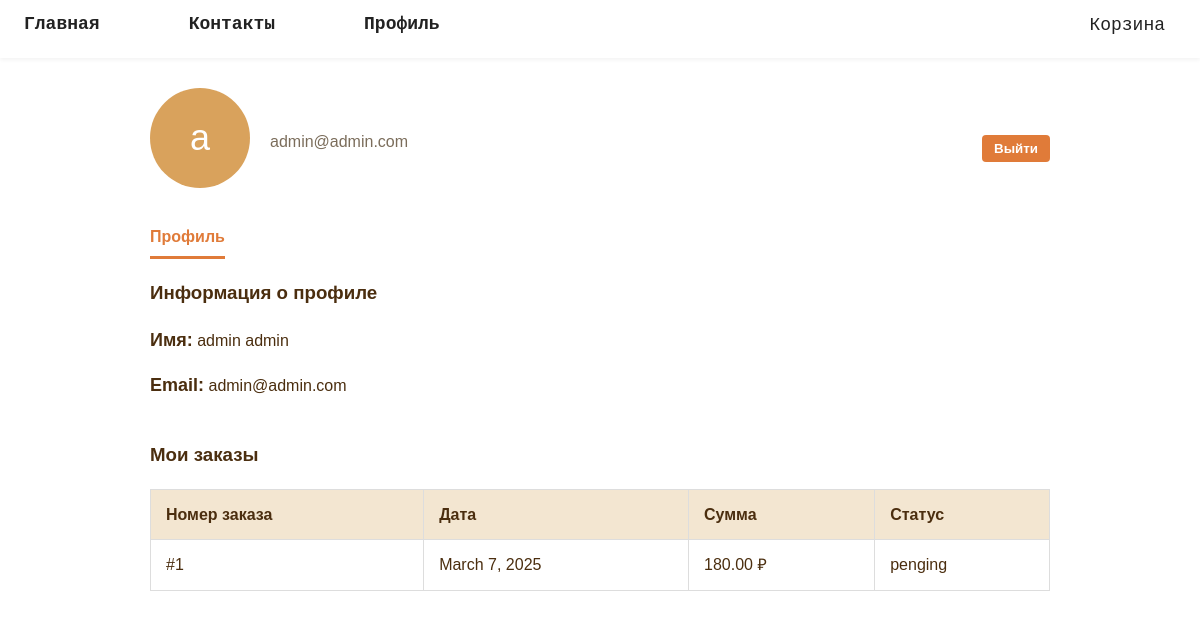
The app's page /profile/ (signed in), older data.
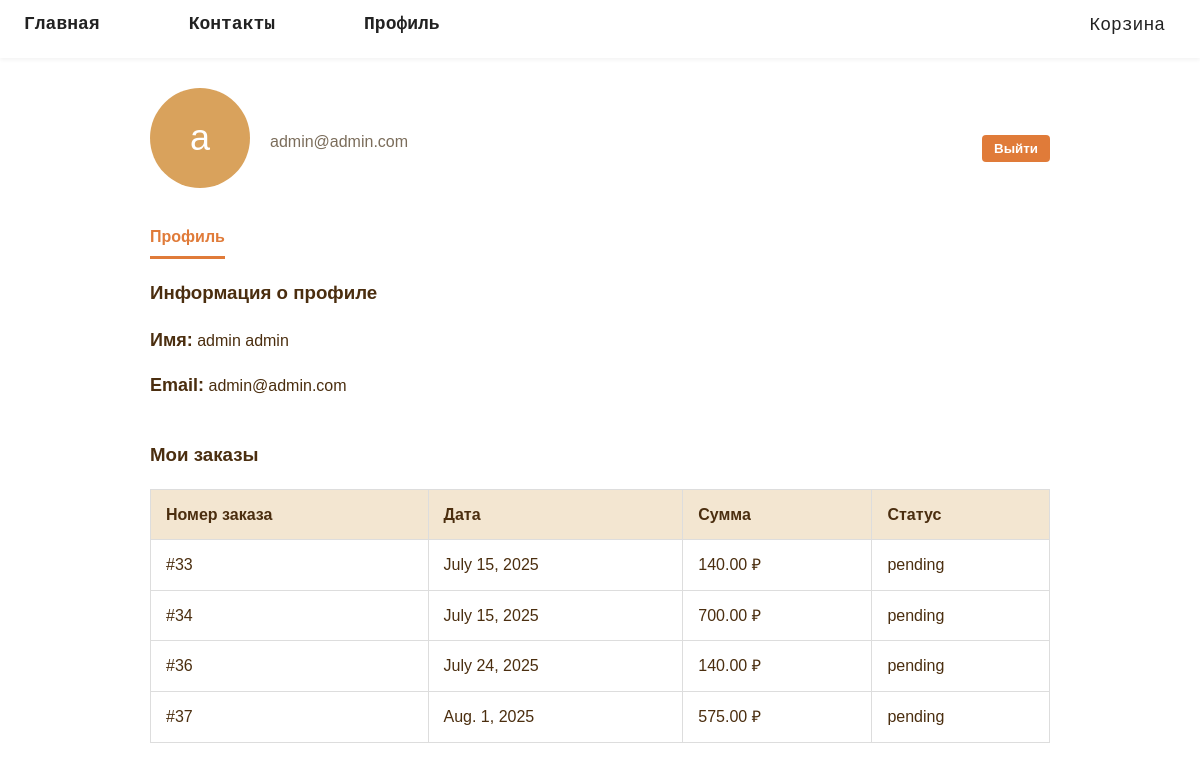
The same page, newer data.
### order/models.py (models this page shows, shortened)
class Order(models.Model):
    STATUS = [
        ('penging', 'В Обработке'),
        ('paid', 'Оплачен'),
        ('canceled', 'Отменён'),
        ('deliveres', 'Доставлен'),
        ('on the way', 'В Пути')
    ]
    user = models.ForeignKey(CustomUser, on_delete=models.CASCADE)
    created = models.DateField(auto_now_add=True)
    total_price = models.DecimalField(max_digits=10, decimal_places=2)
    status = models.CharField(max_length=30, choices=STATUS, default='pending')
    address = models.ForeignKey(Addresses, on_delete=models.CASCADE)

### main/views.py (the view)
# urls.py: path('profile/', views.profile, name='profile'),
def profile(request):
    orders = Order.objects.filter(user=request.user)
    return render(request, 'accounts/profile.html',
                  {'orders': orders})

### templates/accounts/profile.html (shortened to what this page needs)
{% extends "_base.html" %}
{% block content %}
<body>
  <div class="container">
    <div class="profile">
      <div class="avatar">{{ user.first_name|slice:":1" }}</div>
      <div class="profile-info">
        <p>{{ user.email }}</p>
      </div>
      <form method="post" action="{% url 'logout' %}">
        <button class="btn-logout" type="submit">Выйти</button>
      </form>
    </div>
    <nav>
      <ul>
        <li><a href="#" class="active">Профиль</a></li>
      </ul>
    </nav>
    <section class="profile-info-section">
      <h3>Информация о профиле</h3>
      <p><strong>Имя:</strong> {{ user.first_name }} {{ user.last_name }}</p>
      <p><strong>Email:</strong> {{ user.email }}</p>
    </section>
    <section class="orders" style="margin-top:40px;">
      <h3>Мои заказы</h3>
      <table>
        <thead>
          <tr>
            <th>Номер заказа</th>
            <th>Дата</th>
            <th>Сумма</th>
            <th>Статус</th>
          </tr>
        </thead>
        <tbody>
          {% for order in orders %}
          <tr>
            <td>#{{ order.id }}</td>
            <td>{{ order.created }}</td>
            <td>{{ order.total_price }} ₽</td>
            <td>{{ order.status }}</td>
          </tr>
          {% empty %}
          <tr>
            <td colspan="4">Заказы отсутствуют</td>
          </tr>
          {% endfor %}
        </tbody>
      </table>
    </section>
  </div>
</body>
{% endblock %}

Row changes from the older to the newer data that the page shows:
removed Order: id "1", created "March 7, 2025", total_price "180.00", status "penging"
added Order: id "33", created "July 15, 2025", total_price "140.00", status "pending"
added Order: id "34", created "July 15, 2025", total_price "700.00", status "pending"
added Order: id "36", created "July 24, 2025", total_price "140.00", status "pending"
added Order: id "37", created "Aug. 1, 2025", total_price "575.00", status "pending"
